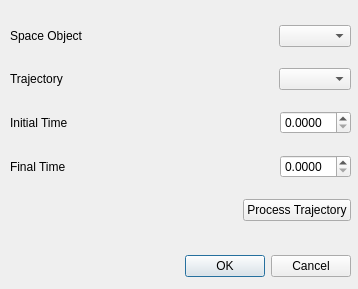
<?xml version="1.0" encoding="UTF-8"?>
<ui version="4.0">
 <class>ActTool</class>
 <widget class="QDialog" name="ActTool">
  <property name="geometry">
   <rect>
    <x>0</x>
    <y>0</y>
    <width>358</width>
    <height>289</height>
   </rect>
  </property>
  <property name="windowTitle">
   <string>ACT</string>
  </property>
  <property name="modal">
   <bool>true</bool>
  </property>
  <widget class="QDialogButtonBox" name="buttonBox">
   <property name="geometry">
    <rect>
     <x>10</x>
     <y>250</y>
     <width>341</width>
     <height>32</height>
    </rect>
   </property>
   <property name="orientation">
    <enum>Qt::Horizontal</enum>
   </property>
   <property name="standardButtons">
    <set>QDialogButtonBox::Cancel|QDialogButtonBox::Ok</set>
   </property>
  </widget>
  <widget class="QWidget" name="verticalLayoutWidget">
   <property name="geometry">
    <rect>
     <x>10</x>
     <y>10</y>
     <width>341</width>
     <height>231</height>
    </rect>
   </property>
   <layout class="QVBoxLayout" name="verticalLayout">
    <item>
     <layout class="QHBoxLayout" name="horizontalLayout">
      <item>
       <widget class="QLabel" name="label">
        <property name="text">
         <string>Space Object</string>
        </property>
       </widget>
      </item>
      <item>
       <spacer name="horizontalSpacer">
        <property name="orientation">
         <enum>Qt::Horizontal</enum>
        </property>
        <property name="sizeHint" stdset="0">
         <size>
          <width>40</width>
          <height>20</height>
         </size>
        </property>
       </spacer>
      </item>
      <item>
       <widget class="QComboBox" name="SpaceObjectCombo">
        <property name="duplicatesEnabled">
         <bool>true</bool>
        </property>
       </widget>
      </item>
     </layout>
    </item>
    <item>
     <layout class="QHBoxLayout" name="horizontalLayout_2">
      <item>
       <widget class="QLabel" name="label_2">
        <property name="text">
         <string>Trajectory</string>
        </property>
       </widget>
      </item>
      <item>
       <spacer name="horizontalSpacer_2">
        <property name="orientation">
         <enum>Qt::Horizontal</enum>
        </property>
        <property name="sizeHint" stdset="0">
         <size>
          <width>40</width>
          <height>20</height>
         </size>
        </property>
       </spacer>
      </item>
      <item>
       <widget class="QComboBox" name="TrajectoryCombo">
        <property name="duplicatesEnabled">
         <bool>false</bool>
        </property>
       </widget>
      </item>
     </layout>
    </item>
    <item>
     <layout class="QHBoxLayout" name="horizontalLayout_4">
      <item>
       <widget class="QLabel" name="label_3">
        <property name="text">
         <string>Initial Time</string>
        </property>
       </widget>
      </item>
      <item>
       <spacer name="horizontalSpacer_4">
        <property name="orientation">
         <enum>Qt::Horizontal</enum>
        </property>
        <property name="sizeHint" stdset="0">
         <size>
          <width>40</width>
          <height>20</height>
         </size>
        </property>
       </spacer>
      </item>
      <item>
       <widget class="QDoubleSpinBox" name="InitialTimeSpinBox">
        <property name="decimals">
         <number>4</number>
        </property>
        <property name="maximum">
         <double>99.999899999999997</double>
        </property>
        <property name="singleStep">
         <double>0.000100000000000</double>
        </property>
       </widget>
      </item>
     </layout>
    </item>
    <item>
     <layout class="QHBoxLayout" name="horizontalLayout_5">
      <item>
       <widget class="QLabel" name="label_4">
        <property name="text">
         <string>Final Time</string>
        </property>
       </widget>
      </item>
      <item>
       <spacer name="horizontalSpacer_5">
        <property name="orientation">
         <enum>Qt::Horizontal</enum>
        </property>
        <property name="sizeHint" stdset="0">
         <size>
          <width>40</width>
          <height>20</height>
         </size>
        </property>
       </spacer>
      </item>
      <item>
       <widget class="QDoubleSpinBox" name="FinalTimeSpinBox">
        <property name="keyboardTracking">
         <bool>false</bool>
        </property>
        <property name="decimals">
         <number>4</number>
        </property>
        <property name="maximum">
         <double>99.999899999999997</double>
        </property>
        <property name="singleStep">
         <double>0.000100000000000</double>
        </property>
       </widget>
      </item>
     </layout>
    </item>
    <item>
     <layout class="QHBoxLayout" name="horizontalLayout_3">
      <item>
       <spacer name="horizontalSpacer_3">
        <property name="orientation">
         <enum>Qt::Horizontal</enum>
        </property>
        <property name="sizeHint" stdset="0">
         <size>
          <width>40</width>
          <height>20</height>
         </size>
        </property>
       </spacer>
      </item>
      <item>
       <widget class="QPushButton" name="SaveButton">
        <property name="text">
         <string>Process Trajectory</string>
        </property>
       </widget>
      </item>
     </layout>
    </item>
   </layout>
  </widget>
 </widget>
 <resources/>
 <connections>
  <connection>
   <sender>buttonBox</sender>
   <signal>accepted()</signal>
   <receiver>ActTool</receiver>
   <slot>accept()</slot>
   <hints>
    <hint type="sourcelabel">
     <x>248</x>
     <y>254</y>
    </hint>
    <hint type="destinationlabel">
     <x>157</x>
     <y>274</y>
    </hint>
   </hints>
  </connection>
  <connection>
   <sender>buttonBox</sender>
   <signal>rejected()</signal>
   <receiver>ActTool</receiver>
   <slot>reject()</slot>
   <hints>
    <hint type="sourcelabel">
     <x>316</x>
     <y>260</y>
    </hint>
    <hint type="destinationlabel">
     <x>286</x>
     <y>274</y>
    </hint>
   </hints>
  </connection>
 </connections>
</ui>
